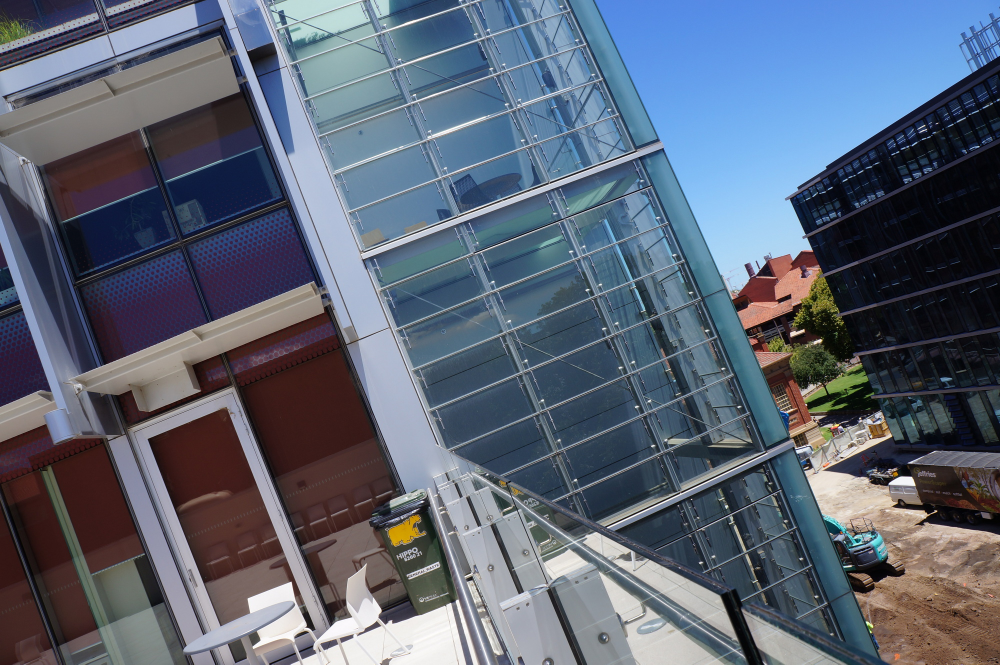
#> input picture images/Scene1/1.jpeg, 2000 x 1329 px (shown at 1/2 size)
$ jupyter execute --allow-errors Panorama.ipynb
#> lines starting #> are read from the running program, lines starting #| are printed output that depends on the picture
[cell 1]
import cv2
import numpy as np
import pandas as pd
import matplotlib.pyplot as plt
from scipy import signal as sig
from scipy import ndimage
import scipy
import glob
import os
import random

[cell 2]
def read_and_grayscale_images(folderName, imgFolders, imgNames):
#> called with folderName = './images/'
    image_dict={}
    color_img_dict={}

    for folder in imgFolders:
        image_list=[]
        color_list=[]
        for file in imgNames:
            path = folderName + folder +'/' + file
            image = cv2.imread(path)
#> image is the input picture: shape (1329, 2000, 3); mean B, G, R 116.2, 100.4, 91.4
            image = cv2.resize(image,None,fx=scale[folder][0], fy=scale[folder][1], interpolation=cv2.INTER_CUBIC )
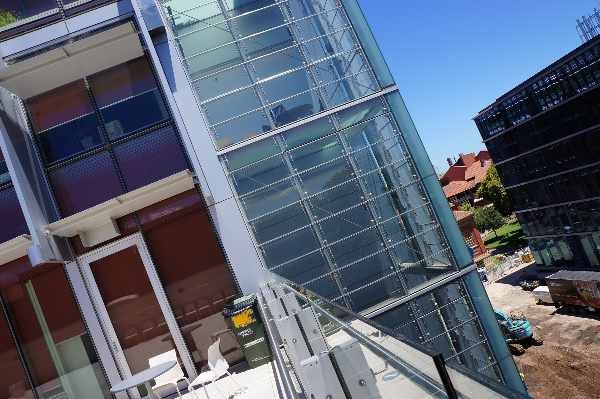
#> image: shape (399, 600, 3); mean B, G, R 116.2, 100.4, 91.4
            imgRGB = cv2.cvtColor(image, cv2.COLOR_BGR2RGB)
            gray = cv2.cvtColor(imgRGB, cv2.COLOR_RGB2GRAY)
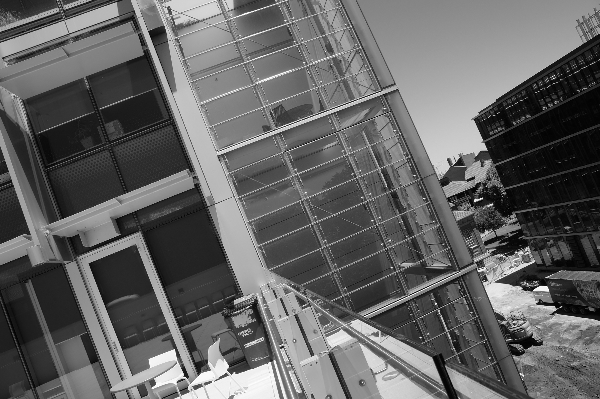
#> gray: shape (399, 600); min 0, max 255, mean 99.5
            color_list.append(image)
            image_list.append(gray)

        image_dict[folder]= image_list
        color_img_dict[folder]=color_list

    return image_dict,color_img_dict

[cell 3]
folderName = './images/'
imgFolders = ['Scene1'
              ,'Scene2'
              ,'Scene3','Scene4','Scene5'
             ]
imgNames = ['1.jpeg', '2.jpeg', '3.jpeg', '4.jpeg','5.jpeg']

scale = {'Scene1':(0.3,0.3),'Scene2':(1,1),'Scene3':(0.3,0.3),
         'Scene4':(1,1),'Scene5':(0.3,0.3)
        }

[cell 4]
# [4 lines left out: function feature_detection, not called in this run]

[cell 5]
# [34 lines left out: function feature_matching, not called in this run]

[cell 6]
# [18 lines left out: function findHomography, not called in this run]

[cell 7]
# [17 lines left out: function findInliers, not called in this run]

[cell 8]
# [22 lines left out: function run_RANSAC, not called in this run]

[cell 9]
# [25 lines left out: function warp_image, not called in this run]

[cell 10]
# [30 lines left out: function find_mapping, not called in this run]

[cell 11]
# [57 lines left out: function panorama, not called in this run]

[cell 12]
# [19 lines left out: function in_built_function_implementation, not called in this run]

[cell 13]
# [33 lines left out: function using_warpPerspective, not called in this run]

[cell 14]
# [10 lines left out: function trim, not called in this run]

#> (a cell that did not finish here is left out)

# Scene 1

[cell 16]
Scene = 'Scene1'
#> Scene = 'Scene1'
#> (the rest of this cell did not finish here and is left out)
